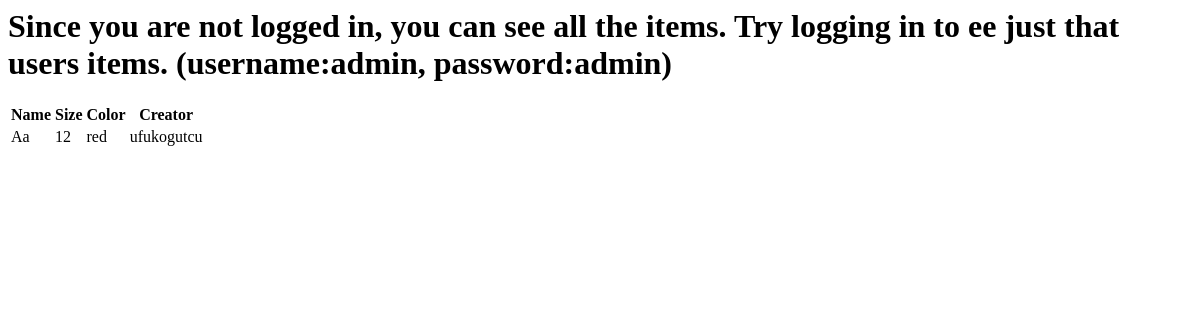
/, run on an earlier commit of the app's database.
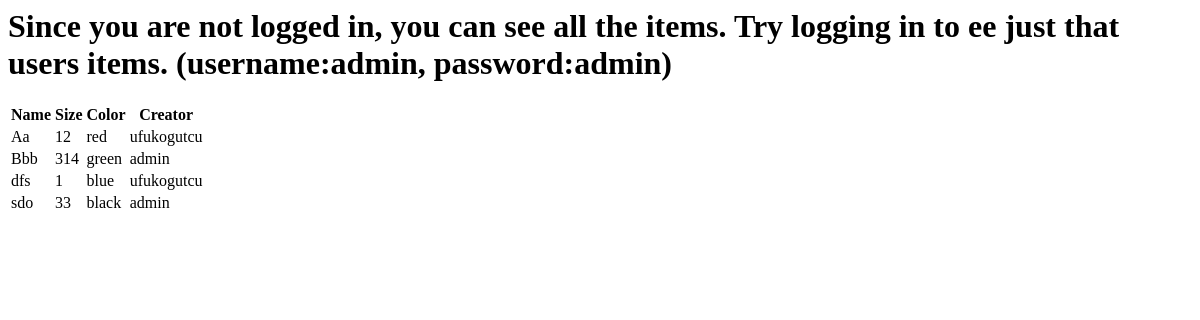
And on a later commit of the database.
### deneme_app/models.py (models this page shows, shortened)
class Item(models.Model):
    name = models.CharField(max_length=10, primary_key=True)
    size = models.IntegerField()
    color = models.CharField(max_length=10)
    creator = models.ForeignKey(MyUser, on_delete=models.CASCADE)

class MyUser(AbstractUser):
    class Meta:
        verbose_name = 'User'

### deneme_app/views.py (the view)
# urls.py: path('', views.home_view),
def home_view(request):
    user = request.user
    if str(user) == 'AnonymousUser':
        items = Item.objects.all()
        is_logged_in = False
    else:
        items = Item.objects.filter(
            Q(creator=user) & Q(size__gte=0)
        )
        is_logged_in = True
    context = {
        'items': items,
        'isLoggedIn': is_logged_in,
    }
    return render(request, 'home.html', context)

### templates/home.html
<html>
    {% if isLoggedIn == False %}
    <h1>
      Since you are not logged in, you can see all the items. Try logging in to ee just that users items. (username:admin, password:admin)
    </h1>
    {% endif %}
    <table style="width:45%, padding: 60%">
  <tr>
    <th>Name</th>
    <th>Size</th>
    <th>Color</th>
    <th>Creator</th>
  </tr>
    {% for item in items %}
  <tr>
    <td>{{item.name}}</td>
    <td>{{item.size}}</td>
    <td>{{item.color}}</td>
    <td>{{item.creator.username}}</td>
  </tr>
    {% endfor %}
    </table>
</html>

What changed in the data, as far as the page shows it:
added Item: name "Bbb", size "314", color "green", creator.username "admin"
added Item: name "dfs", size "1", color "blue", creator.username "ufukogutcu"
added Item: name "sdo", size "33", color "black", creator.username "admin"
